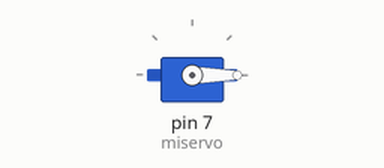
This sketch was run on a simulated Arduino Uno, built with avr-gcc and run on an emulated ATmega328P. On the bench: servo.

Above: at 0.05 s.
At 4.0 s:
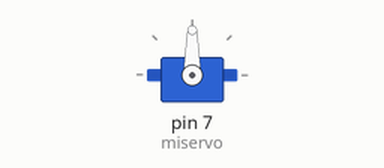
At 8.0 s:
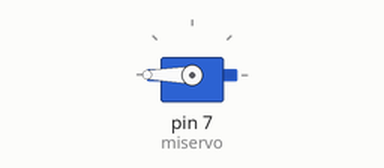
Timing chart, 0 to 10.4 s (numbered marks = the images above):
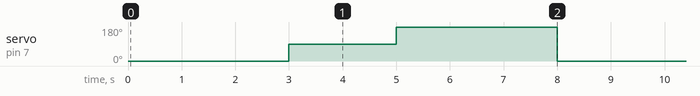

The sketch:

reto_14.ino
```cpp
#include <Servo.h> //incluye la libreria Servo

Servo miservo;//declara objeto miservo de tipo Servo

void setup() {
  miservo.attach(7);//indica el pin de conexión de miservo
}

void loop() {

  miservo.write(0);//gira en un sentido a velocidad máxima
  delay(3000);
  miservo.write(90);//para
  delay(2000);
  miservo.write(180);//gira en el otro sentido a velocidad máxima
  delay(3000);


}
```

Measured:
- by itself, servo on pin 7 (miservo): repeats every 8.0 s: 180° 3.0 s, 0° 3.0 s, 90° 2.0 s
